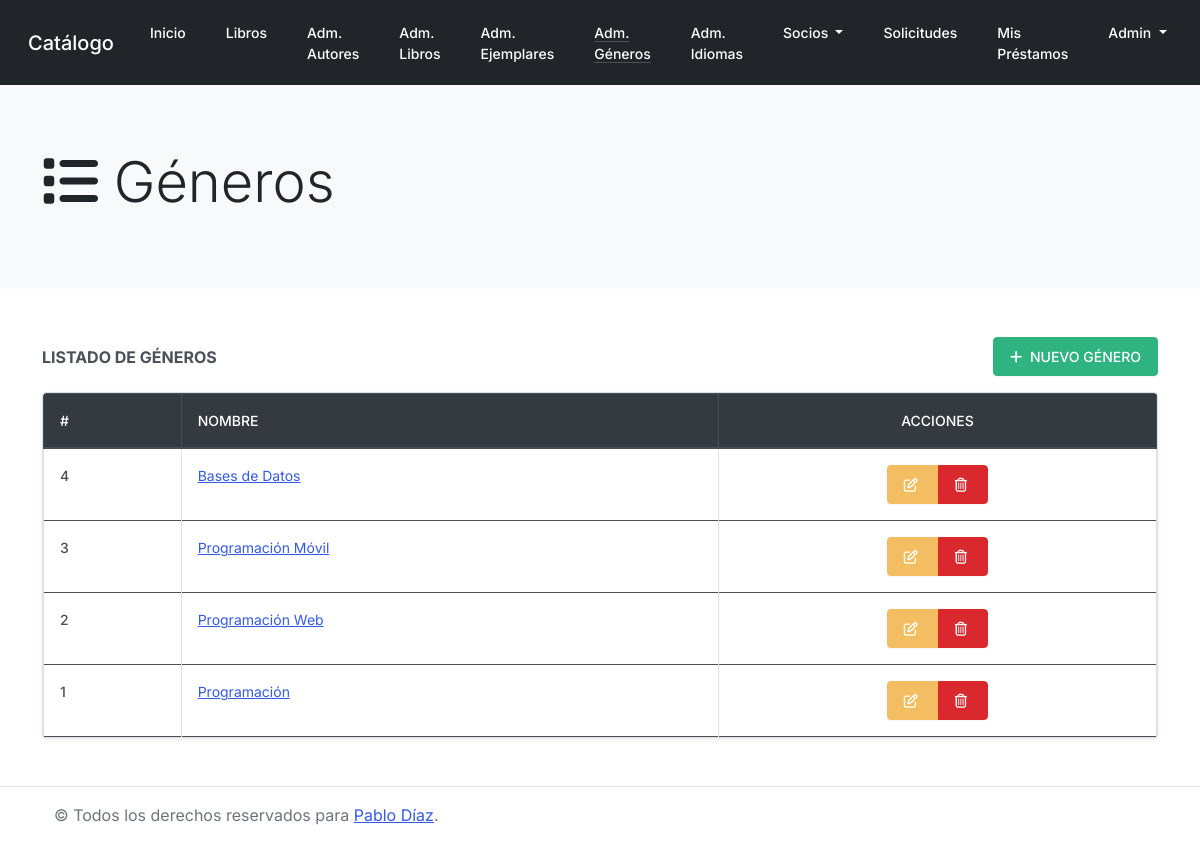
Screenshot of /catalogo/generos/ (signed in) with the database file from the repository.
### catalogo/models.py (models this page shows)
class CustomUser(AbstractUser):
    email = models.EmailField(_("email address"))
    latitude = models.FloatField(null=True)
    longitude = models.FloatField(null=True)

class Genero(models.Model):
    nombre = models.CharField(max_length=50, help_text="Ingrese el nombre del género (xej. Programación, BD, SO, etc)")
    def __str__(self):
        return self.nombre

### catalogo/views.py (the view)
# urls.py: path('generos/', views.GenderListView.as_view(), name='gender_list'),
class GenderListView(PermissionRequiredMixin, ListView):
    model = Genero
    template_name = 'genders/index.html'
    paginate_by = 5
    permission_required = 'catalogo.view_genero'
    def get_context_data(self, **kwargs):
        genders = Genero.objects.order_by('-id')
        context = super(GenderListView, self).get_context_data(**kwargs)
        paginator = Paginator(genders, self.paginate_by)
        page = self.request.GET.get('page')
        try:
            genders = paginator.page(page)
        except PageNotAnInteger:
            genders = paginator.page(1)
        except EmptyPage:
            genders = paginator.page(paginator.num_pages)
        context['genders'] = genders
        return context

### catalogo/templates/genders/index.html (shortened to what this page needs)
{% extends "base.html" %}
{% block jumbotron %}
    {% include "partials/jumbotron.html" with icon="<i class='fas fa-list'></i>" title="Géneros" %}
{% endblock %}
{% block content %}
<div class="row">
    <div class="col-12">
        <div class="d-flex justify-content-between align-items-center mb-3">
            <span class="font-weight-bold">LISTADO DE GÉNEROS</span>
            {% if perms.catalogo.add_genero %}
                <a href="{% url 'gender_create' %}" class="btn btn-success">
                    <i class="fas fa-plus mr-1"></i> NUEVO GÉNERO
                </a>
            {% endif %}
        </div>
        <div class="card shadow-sm">
            <div class="card-body table-responsive rounded-top p-0">
                <table class="table table-hover table-bordered mb-0">
                    <thead class="thead-dark">
                        <tr>
                            <th scope="col">#</th>
                            <th scope="col">Nombre</th>
                            {% if perms.catalogo.change_genero or perms.catalogo.delete_genero %}
                                <th scope="col" class="text-center">Acciones</th>
                            {% endif %}
                        </tr>
                    </thead>
                    <tbody>
                        {% for gender in genders %}
                        <tr>
                            <th scope="row">
                                {{ gender.id }}
                            </th>
                            <td>
                                {% if perms.catalogo.view_genero %}
                                    <a href="{% url 'gender_details' gender.id %}">{{ gender.nombre }}</a>
                                {% else %}
                                    {{ gender.nombre }}
                                {% endif %}
                            </td>
                            {% if perms.catalogo.change_genero or perms.catalogo.delete_genero %}
                                <td class="text-center">
                                    <div class="btn-group" role="group" aria-label="Basic example">
                                        {% if perms.catalogo.change_genero %}
                                            <a href="{% url 'gender_update' gender.id %}" class="btn btn-warning">
                                                <i class="fas fa-edit font-weight-light mr-1"></i>
                                            </a>
                                        {% endif %}
                                        {% if perms.catalogo.delete_genero %}
                                            <button type="button" class="btn btn-danger" data-toggle="modal"
                                            data-target="#gender-{{ gender.id }}">
                                                <i class="fas fa-trash-alt font-weight-light mr-1"></i>
                                            </button>
                                        {% endif %}
                                    </div>
                                </td>
                            {% endif %}
                        </tr>
                        {% empty %}
                            <tr class="bg-red">
                                <td colspan="7" class="text-center">
                                    ¡Oops! No tenemos Géneros en Catálogo.
                                </th>
                            </tr>
                        {% endfor %}
                    </tbody>
                </table>
            </div>
        </div>
    </div>
</div>
{% endblock %}

### catalogo/templates/partials/navbar.html (shortened to what this page needs)
<nav class="navbar navbar-expand-lg  navbar-dark bg-dark">
    <div class="container-fluid">
        <a class="navbar-brand" href="{% url 'index' %}">Catálogo</a>
        <div class="collapse navbar-collapse" id="navbarSupportedContent">
            {% with request.resolver_match.url_name as url_name %}
                <ul class="navbar-nav mr-auto">
                    {% if user.is_authenticated %}
                        <li class="nav-item {% if url_name == 'index' %} active {% endif %}">
                            <a class="nav-link" href="{% url 'index' %}">
                                Inicio <span class="sr-only">(current)</span>
                            </a>
                        </li>
                        <li class="nav-item {% if url_name == 'available_copies_list' %} active {% endif %}">
                            <a class="nav-link" href="{% url 'available_copies_list' %}">
                                Libros <span class="sr-only">(current)</span>
                            </a>
                        </li>
                        {% if perms.catalogo.view_autor %}
                            <li class="nav-item {% if url_name == 'author_list' %} active {% endif %}">
                                <a class="nav-link" href="{% url 'author_list' %}">
                                    Adm. Autores <span class="sr-only">(current)</span>
                                </a>
                            </li>
                        {% endif %}
                        {% if perms.catalogo.view_libro %}
                            <li class="nav-item {% if url_name == 'book_list' %} active {% endif %}">
                                <a class="nav-link" href="{% url 'book_list' %}">
                                    Adm. Libros <span class="sr-only">(current)</span>
                                </a>
                            </li>
                        {% endif %}
                        {% if perms.catalogo.view_ejemplar %}
                            <li class="nav-item {% if url_name == 'copy_list' %} active {% endif %}">
                                <a class="nav-link" href="{% url 'copy_list' %}">
                                    Adm. Ejemplares <span class="sr-only">(current)</span>
                                </a>
                            </li>
                        {% endif %}
                        {% if perms.catalogo.view_genero %}
                            <li class="nav-item {% if url_name == 'gender_list' %} active {% endif %}">
                                <a class="nav-link" href="{% url 'gender_list' %}">
                                    Adm. Géneros <span class="sr-only">(current)</span>
                                </a>
                            </li>
                        {% endif %}
                        {% if perms.catalogo.view_idioma %}
                            <li class="nav-item {% if url_name == 'language_list' %} active {% endif %}">
                                <a class="nav-link" href="{% url 'language_list' %}">
                                    Adm. Idiomas <span class="sr-only">(current)</span>
                                </a>
                            </li>
                        {% endif %}
                        <li class="nav-item dropdown {% if url_name == 'map' or url_name == 'charts' or url_name == 'reporte_autor' %} active {% endif %}">
                            <a class="nav-link dropdown-toggle" href="#" id="navbarDropdown" role="button" data-toggle="dropdown" aria-expanded="false">
                                Socios
                            </a>
                        </li>
                    {% endif %}
                </ul>
                    <ul class="navbar-nav ml-auto">
                        {% if user.is_authenticated %}
                            <li class="nav-item {% if url_name == 'requests' %} active {% endif %}">
                                <a class="nav-link" href="{% url 'requests' %}">
                                    Solicitudes <span class="sr-only">(current)</span>
                                </a>
                            </li>
                            <li class="nav-item {% if url_name == 'my_loans' %} active {% endif %}">
                                <a class="nav-link" href="{% url 'my_loans' %}">
                                    Mis Préstamos <span class="sr-only">(current)</span>
                                </a>
                            </li>
                            <li class="nav-item dropdown">
                                <a class="nav-link dropdown-toggle text-capitalize" href="#" id="navbarDropdown" role="button" data-toggle="dropdown" aria-expanded="false">
                                    {{ user.get_username }}
                                </a>
                            </li>
                        {% endif %}
                    </ul>
            {% endwith %}
        </div>
    </div>
</nav>

### catalogo/static/css/styles.css (style rules this page uses)
.active { text-decoration: underline !important; text-underline-position: under !important; }

### rows the page displays
CustomUser: get_username "Admin"
Genero: id "4", nombre "Bases de Datos"
Genero: id "3", nombre "Programación Móvil"
Genero: id "2", nombre "Programación Web"
Genero: id "1", nombre "Programación"

### other values shown
{{ title }} "Géneros"
